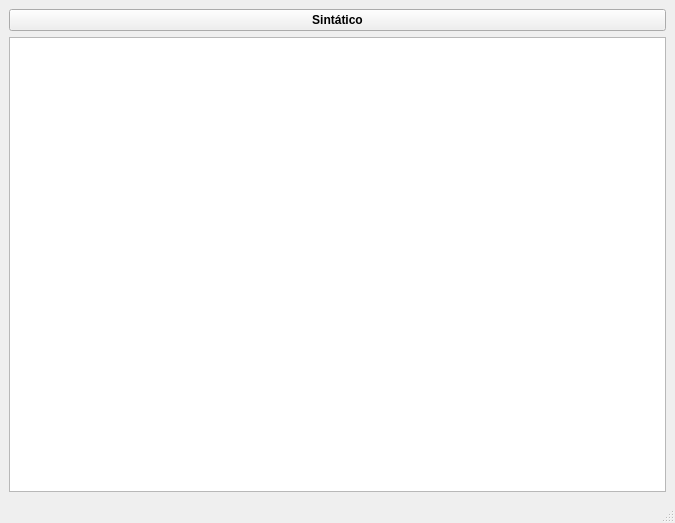
<?xml version="1.0" encoding="UTF-8"?>
<ui version="4.0">
 <class>MainWindow</class>
 <widget class="QMainWindow" name="MainWindow">
  <property name="windowModality">
   <enum>Qt::WindowModal</enum>
  </property>
  <property name="geometry">
   <rect>
    <x>0</x>
    <y>0</y>
    <width>675</width>
    <height>523</height>
   </rect>
  </property>
  <property name="windowTitle">
   <string>Analisador Sintático</string>
  </property>
  <property name="windowIcon">
   <iconset>
    <normaloff>ufms.png</normaloff>ufms.png</iconset>
  </property>
  <widget class="QWidget" name="centralwidget">
   <layout class="QGridLayout" name="gridLayout">
    <item row="0" column="0">
     <widget class="QPushButton" name="botao_sintatico">
      <property name="font">
       <font>
        <weight>75</weight>
        <bold>true</bold>
       </font>
      </property>
      <property name="text">
       <string>Sintático</string>
      </property>
     </widget>
    </item>
    <item row="1" column="0">
     <widget class="QTextEdit" name="campotexto_sintatico">
      <property name="font">
       <font>
        <pointsize>14</pointsize>
        <weight>50</weight>
        <bold>false</bold>
       </font>
      </property>
      <property name="readOnly">
       <bool>true</bool>
      </property>
     </widget>
    </item>
   </layout>
  </widget>
  <widget class="QMenuBar" name="menubar">
   <property name="geometry">
    <rect>
     <x>0</x>
     <y>0</y>
     <width>675</width>
     <height>21</height>
    </rect>
   </property>
  </widget>
  <widget class="QStatusBar" name="statusbar"/>
 </widget>
 <resources/>
 <connections/>
</ui>
